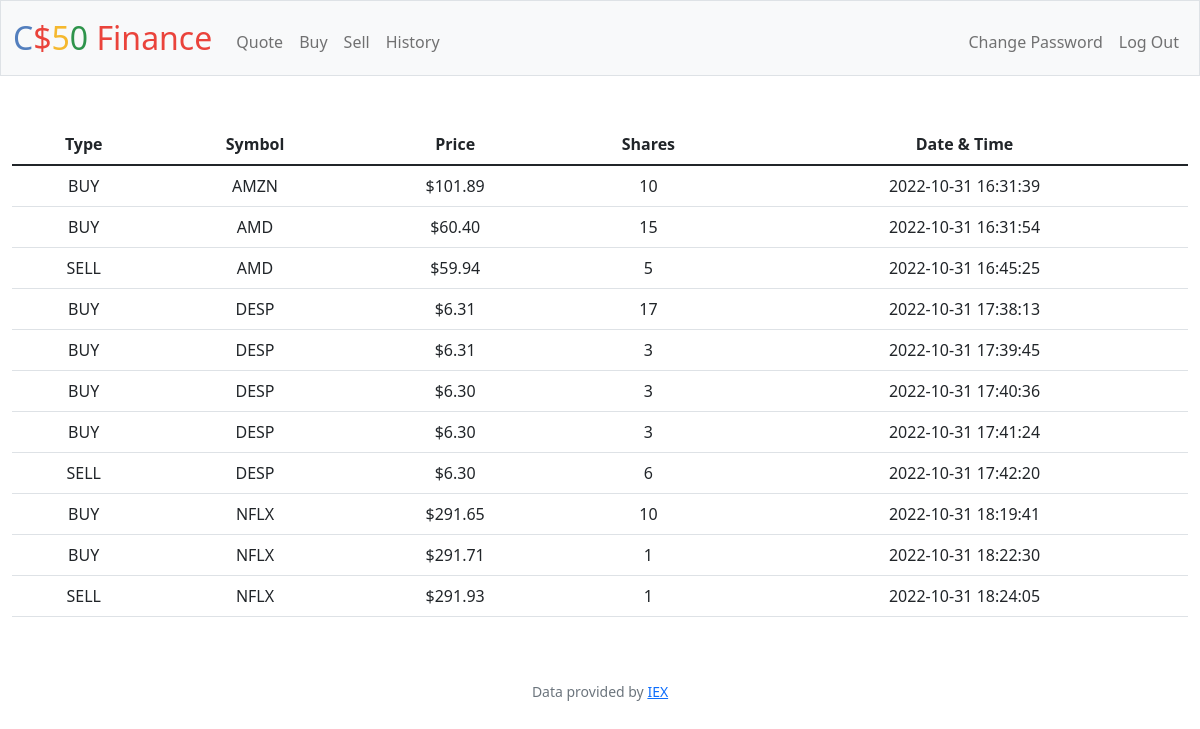
The app's page /history (signed in) with its own data.
### tables this page shows
CREATE TABLE 'history' (id INTEGER PRIMARY KEY AUTOINCREMENT NOT NULL, stock TEXT NOT NULL, price INTEGER NOT NULL, date DATETIME NOT NULL, shares INTEGER NOT NULL, amount INTEGER NOT NULL, user_id INTEGER NOT NULL, type TEXT);

### app.py (the view)
@app.route("/history")
@login_required
def history():
    rows = db.execute("SELECT type, stock, price, shares, date FROM history WHERE user_id = ?", session["user_id"])
    for row in rows:
        row["price"] = usd(row["price"])
    return render_template("history.html", rows=rows)

### app.py (called while the page is built)
@app.after_request
def after_request(response):
    response.headers["Cache-Control"] = "no-cache, no-store, must-revalidate"
    response.headers["Expires"] = 0
    response.headers["Pragma"] = "no-cache"
    return response

### helpers.py (called while the page is built)
def login_required(f):
    @wraps(f)
    def decorated_function(*args, **kwargs):
        if session.get("user_id") is None:
            return redirect("/login")
        return f(*args, **kwargs)
    return decorated_function

def usd(value):
    return f"${value:,.2f}"

### templates/history.html (shortened to what this page needs)
{% extends "layout.html" %}
{% block main %}
    <table class="table table-hover justify-content-center">
        <thead>
            <tr scope="row">
                <th scope="col">Type</th>
                <th scope="col">Symbol</th>
                <th scope="col">Price</th>
                <th scope="col">Shares</th>
                <th scope="col">Date & Time</th>
            </tr>
        </thead>
        <tbody>
            {% for row in rows %}
                <tr scope="row">
                    <td scope="col-3">{{ row["type"] }}</td>
                    <td scope="col-3">{{ row["stock"] }}</td>
                    <td scope="col-3">{{ row["price"] }}</td>
                    <td scope="col-3">{{ row["shares"] }}</td>
                    <td scope="col-3">{{ row["date"] }}</td>
                </tr>
            {% endfor %}
        </tbody>
    </table>
{% endblock %}

### templates/layout.html (shortened to what this page needs)
<!DOCTYPE html>
<html lang="en">
    <head>
        <link href="https://cdn.jsdelivr.net/npm/bootstrap@5.1.3/dist/css/bootstrap.min.css" rel="stylesheet">
        <link href="/static/styles.css" rel="stylesheet">
    </head>
    <body>
        <nav class="bg-light border navbar navbar-expand-md navbar-light">
            <div class="container-fluid">
                <a class="navbar-brand" href="/"><span class="blue">C</span><span class="red">$</span><span class="yellow">5</span><span class="green">0</span> <span class="red">Finance</span></a>
                <div class="collapse navbar-collapse" id="navbar">
                    {% if session["user_id"] %}
                        <ul class="navbar-nav me-auto mt-2">
                            <li class="nav-item"><a class="nav-link" href="/quote">Quote</a></li>
                            <li class="nav-item"><a class="nav-link" href="/buy">Buy</a></li>
                            <li class="nav-item"><a class="nav-link" href="/sell">Sell</a></li>
                            <li class="nav-item"><a class="nav-link" href="/history">History</a></li>
                        </ul>
                        <ul class="navbar-nav ms-auto mt-2">
                            <li class="nav-item"><a class="nav-link" href="/change_password">Change Password</a></li>
                            <li class="nav-item"><a class="nav-link" href="/logout">Log Out</a></li>
                        </ul>
                    {% else %}
                        <ul class="navbar-nav ms-auto mt-2">
                            <li class="nav-item"><a class="nav-link" href="/register">Register</a></li>
                            <li class="nav-item"><a class="nav-link" href="/login">Log In</a></li>
                        </ul>
                    {% endif %}
                </div>
            </div>
        </nav>
        <main class="container-fluid py-5 text-center">
            {% block main %}{% endblock %}
        </main>
        <footer class="mb-5 small text-center text-muted">
            Data provided by <a href="https://iexcloud.io/">IEX</a>
        </footer>
    </body>
</html>

### static/styles.css (style rules this page uses)
nav .navbar-brand { font-size: xx-large; }
nav .navbar-brand .blue { color: #537fbe; }
nav .navbar-brand .red { color: #ea433b; }
nav .navbar-brand .yellow { color: #f5b82e; }
nav .navbar-brand .green { color: #2e944b; }

### records on screen
history: type "BUY", stock "AMZN", price "$101.89", shares "10", date "2022-10-31 16:31:39"
history: type "BUY", stock "AMD", price "$60.40", shares "15", date "2022-10-31 16:31:54"
history: type "SELL", stock "AMD", price "$59.94", shares "5", date "2022-10-31 16:45:25"
history: type "BUY", stock "DESP", price "$6.31", shares "17", date "2022-10-31 17:38:13"
history: type "BUY", stock "DESP", price "$6.31", shares "3", date "2022-10-31 17:39:45"
history: type "BUY", stock "DESP", price "$6.30", shares "3", date "2022-10-31 17:40:36"
history: type "BUY", stock "DESP", price "$6.30", shares "3", date "2022-10-31 17:41:24"
history: type "SELL", stock "DESP", price "$6.30", shares "6", date "2022-10-31 17:42:20"
history: type "BUY", stock "NFLX", price "$291.65", shares "10", date "2022-10-31 18:19:41"
history: type "BUY", stock "NFLX", price "$291.71", shares "1", date "2022-10-31 18:22:30"
history: type "SELL", stock "NFLX", price "$291.93", shares "1", date "2022-10-31 18:24:05"
